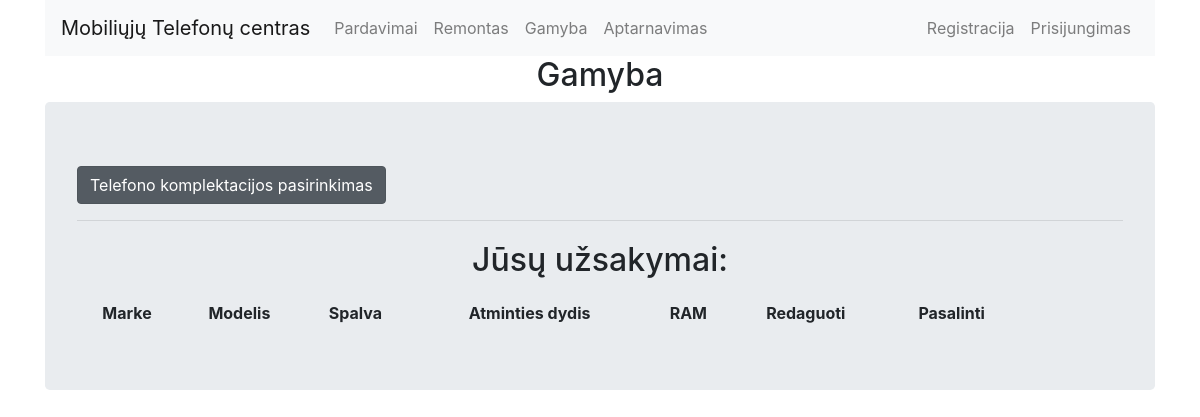
The app's page /views/production/productionMain.php, older data.
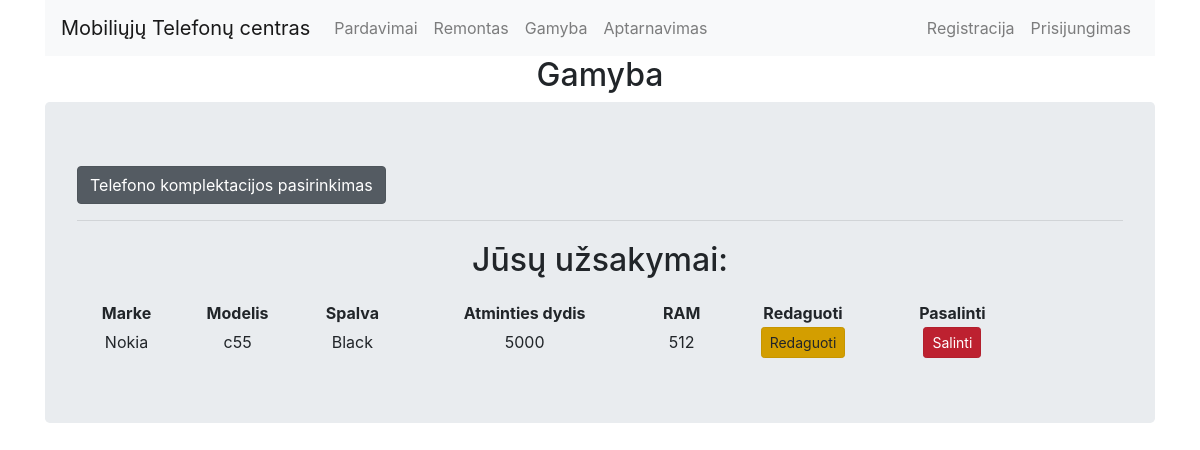
The same page, newer data.
### tables this page shows
CREATE TABLE `orders` (
  `id` int(11) NOT NULL,
  `brand` varchar(20) NOT NULL,
  `model` varchar(20) NOT NULL,
  `color` varchar(20) NOT NULL,
  `memory_size` int(10) NOT NULL,
  `ram_size` int(20) NOT NULL
);

### views/production/productionMain.php (the view, shortened to what this page needs)
<?php
  include_once '../header.php';
  include_once '../../inc/dbconn.php';
  $sql = "SELECT * FROM orders";
  $result = mysqli_query($conn, $sql);
?>
<div class="container">
<h1 class="h2 text-center">Gamyba</h1>
    <div class="jumbotron">
    <a href="assemblySelection.php" class="btn btn-secondary btn-md active" role="button" aria-pressed="true">Telefono komplektacijos pasirinkimas</a>
    <hr>
    <h2 class="text-center" style="margin:20px;">Jūsų užsakymai:</h2>
    <?php
     echo '
    <table style="width:90%; text-align: center;">
    <tr>
      <th>Marke</th>
      <th>Modelis</th>
      <th>Spalva</th>
      <th>Atminties dydis</th>
      <th>RAM</th>
      <th>Redaguoti</th>
      <th>Pasalinti</th>
    </tr>
    ';
    while($row = mysqli_fetch_assoc($result)){
    echo '
    <tr>
      <td>'.$row['brand'].' </td>
      <td>'.$row['model'].' </td>
      <td>'.$row['color'].'</td>
      <td>'.$row['memory_size'].'</td>
      <td>'.$row['ram_size'].'</td>
      <td>
        <a href="assemblySelectionEdit.php" class="btn btn-warning btn-sm active" role="button">Redaguoti</a>
      </td>
      <td>
      <a href="assemblySelectionEdit.php" class="btn btn-danger btn-sm active" role="button">Salinti</a>
      </td>
    </tr>
';}
  echo '</table>'
 ?>
  </div>
</div>
<?php
	include_once '../footer.php';
?>

Row changes from the older to the newer data that the page shows:
added orders: brand "Nokia", model "c55", color "Black", memory_size "5000", ram_size "512"
